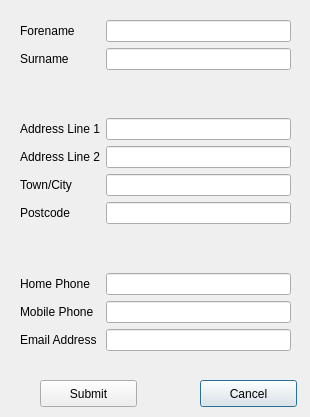
<?xml version="1.0" encoding="UTF-8"?>
<ui version="4.0">
 <class>CustomerDialog</class>
 <widget class="QDialog" name="CustomerDialog">
  <property name="geometry">
   <rect>
    <x>0</x>
    <y>0</y>
    <width>310</width>
    <height>417</height>
   </rect>
  </property>
  <property name="windowTitle">
   <string>Dialog</string>
  </property>
  <widget class="QWidget" name="formLayoutWidget">
   <property name="geometry">
    <rect>
     <x>20</x>
     <y>20</y>
     <width>271</width>
     <height>331</height>
    </rect>
   </property>
   <layout class="QFormLayout" name="formLayout">
    <property name="fieldGrowthPolicy">
     <enum>QFormLayout::AllNonFixedFieldsGrow</enum>
    </property>
    <item row="0" column="0">
     <widget class="QLabel" name="label_forename">
      <property name="text">
       <string>Forename</string>
      </property>
     </widget>
    </item>
    <item row="1" column="0">
     <widget class="QLabel" name="label_surname">
      <property name="text">
       <string>Surname</string>
      </property>
     </widget>
    </item>
    <item row="2" column="0">
     <spacer name="verticalSpacer">
      <property name="orientation">
       <enum>Qt::Vertical</enum>
      </property>
      <property name="sizeHint" stdset="0">
       <size>
        <width>20</width>
        <height>40</height>
       </size>
      </property>
     </spacer>
    </item>
    <item row="2" column="1">
     <spacer name="verticalSpacer_2">
      <property name="orientation">
       <enum>Qt::Vertical</enum>
      </property>
      <property name="sizeHint" stdset="0">
       <size>
        <width>20</width>
        <height>40</height>
       </size>
      </property>
     </spacer>
    </item>
    <item row="3" column="0">
     <widget class="QLabel" name="label_addressLine1">
      <property name="text">
       <string>Address Line 1</string>
      </property>
     </widget>
    </item>
    <item row="4" column="0">
     <widget class="QLabel" name="label_addressLine2">
      <property name="text">
       <string>Address Line 2</string>
      </property>
     </widget>
    </item>
    <item row="5" column="0">
     <widget class="QLabel" name="label_town">
      <property name="text">
       <string>Town/City</string>
      </property>
     </widget>
    </item>
    <item row="6" column="0">
     <widget class="QLabel" name="label_postcode">
      <property name="text">
       <string>Postcode</string>
      </property>
     </widget>
    </item>
    <item row="7" column="0">
     <spacer name="verticalSpacer_3">
      <property name="orientation">
       <enum>Qt::Vertical</enum>
      </property>
      <property name="sizeHint" stdset="0">
       <size>
        <width>20</width>
        <height>40</height>
       </size>
      </property>
     </spacer>
    </item>
    <item row="7" column="1">
     <spacer name="verticalSpacer_4">
      <property name="orientation">
       <enum>Qt::Vertical</enum>
      </property>
      <property name="sizeHint" stdset="0">
       <size>
        <width>20</width>
        <height>40</height>
       </size>
      </property>
     </spacer>
    </item>
    <item row="8" column="0">
     <widget class="QLabel" name="label_homePhone">
      <property name="text">
       <string>Home Phone</string>
      </property>
     </widget>
    </item>
    <item row="9" column="0">
     <widget class="QLabel" name="label_mobilePhone">
      <property name="text">
       <string>Mobile Phone</string>
      </property>
     </widget>
    </item>
    <item row="10" column="0">
     <widget class="QLabel" name="label_emailAddress">
      <property name="text">
       <string>Email Address</string>
      </property>
     </widget>
    </item>
    <item row="0" column="1">
     <widget class="QLineEdit" name="lineEdit_forename"/>
    </item>
    <item row="1" column="1">
     <widget class="QLineEdit" name="lineEdit_surname"/>
    </item>
    <item row="3" column="1">
     <widget class="QLineEdit" name="lineEdit_addressLine1"/>
    </item>
    <item row="4" column="1">
     <widget class="QLineEdit" name="lineEdit_addressLine2"/>
    </item>
    <item row="5" column="1">
     <widget class="QLineEdit" name="lineEdit_town"/>
    </item>
    <item row="6" column="1">
     <widget class="QLineEdit" name="lineEdit_postcode"/>
    </item>
    <item row="8" column="1">
     <widget class="QLineEdit" name="lineEdit_homePhone"/>
    </item>
    <item row="9" column="1">
     <widget class="QLineEdit" name="lineEdit_mobilePhone"/>
    </item>
    <item row="10" column="1">
     <widget class="QLineEdit" name="lineEdit_emailAddress"/>
    </item>
   </layout>
  </widget>
  <widget class="QPushButton" name="pushButton_cancel">
   <property name="geometry">
    <rect>
     <x>200</x>
     <y>380</y>
     <width>97</width>
     <height>27</height>
    </rect>
   </property>
   <property name="text">
    <string>Cancel</string>
   </property>
  </widget>
  <widget class="QPushButton" name="pushButton_submit">
   <property name="geometry">
    <rect>
     <x>40</x>
     <y>380</y>
     <width>97</width>
     <height>27</height>
    </rect>
   </property>
   <property name="text">
    <string>Submit</string>
   </property>
  </widget>
 </widget>
 <resources/>
 <connections/>
</ui>
